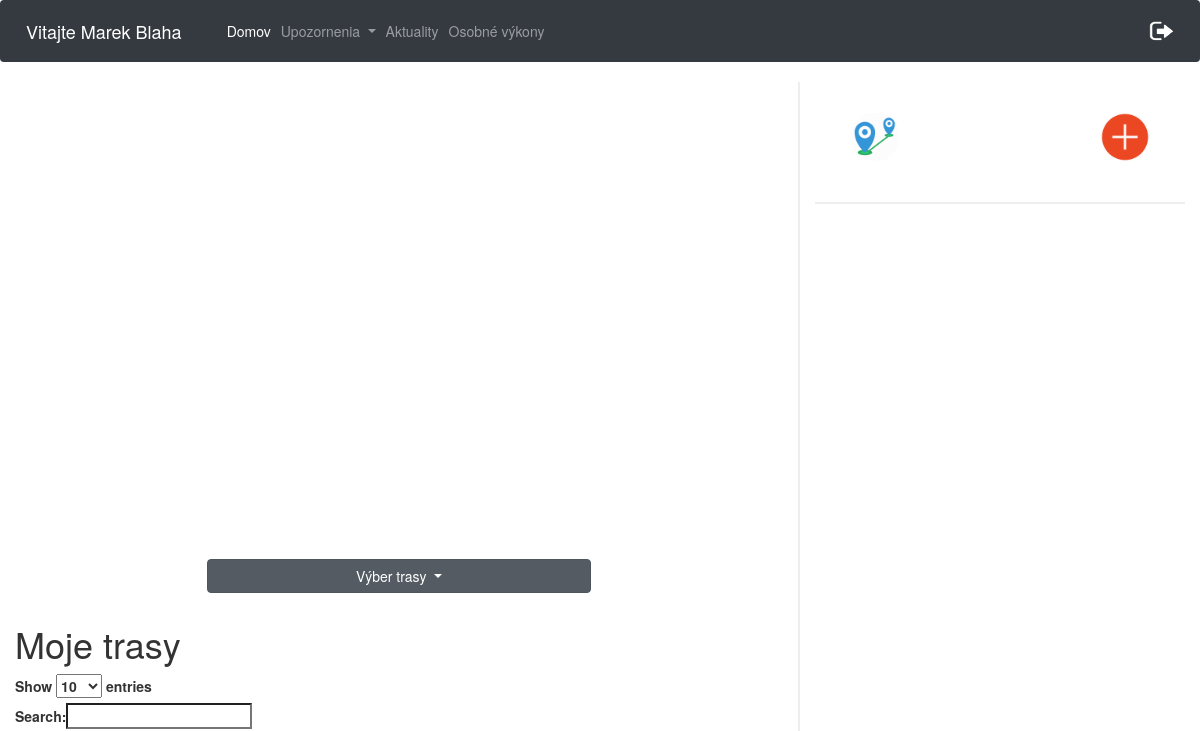
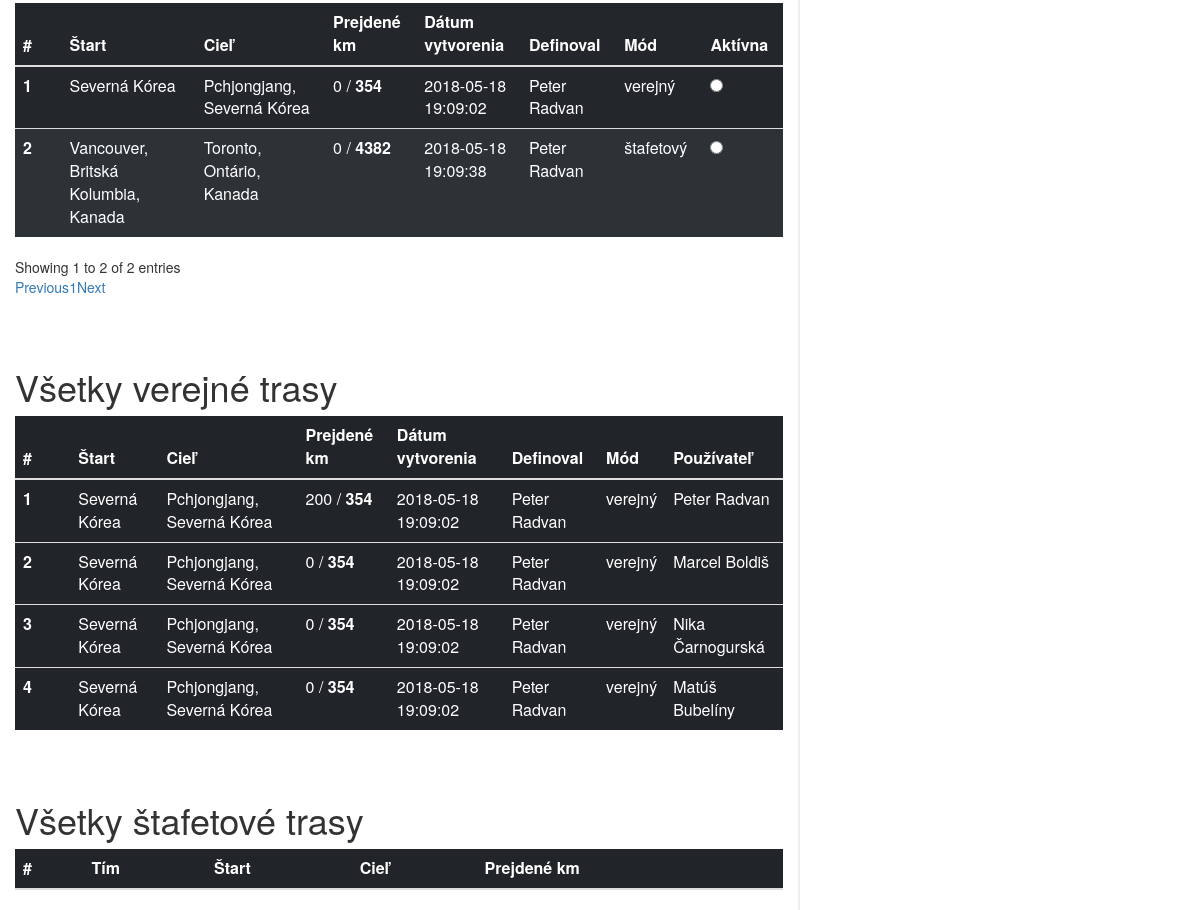
Before: /cesty.php (signed in) with the older database file (2 pictures, top to bottom).
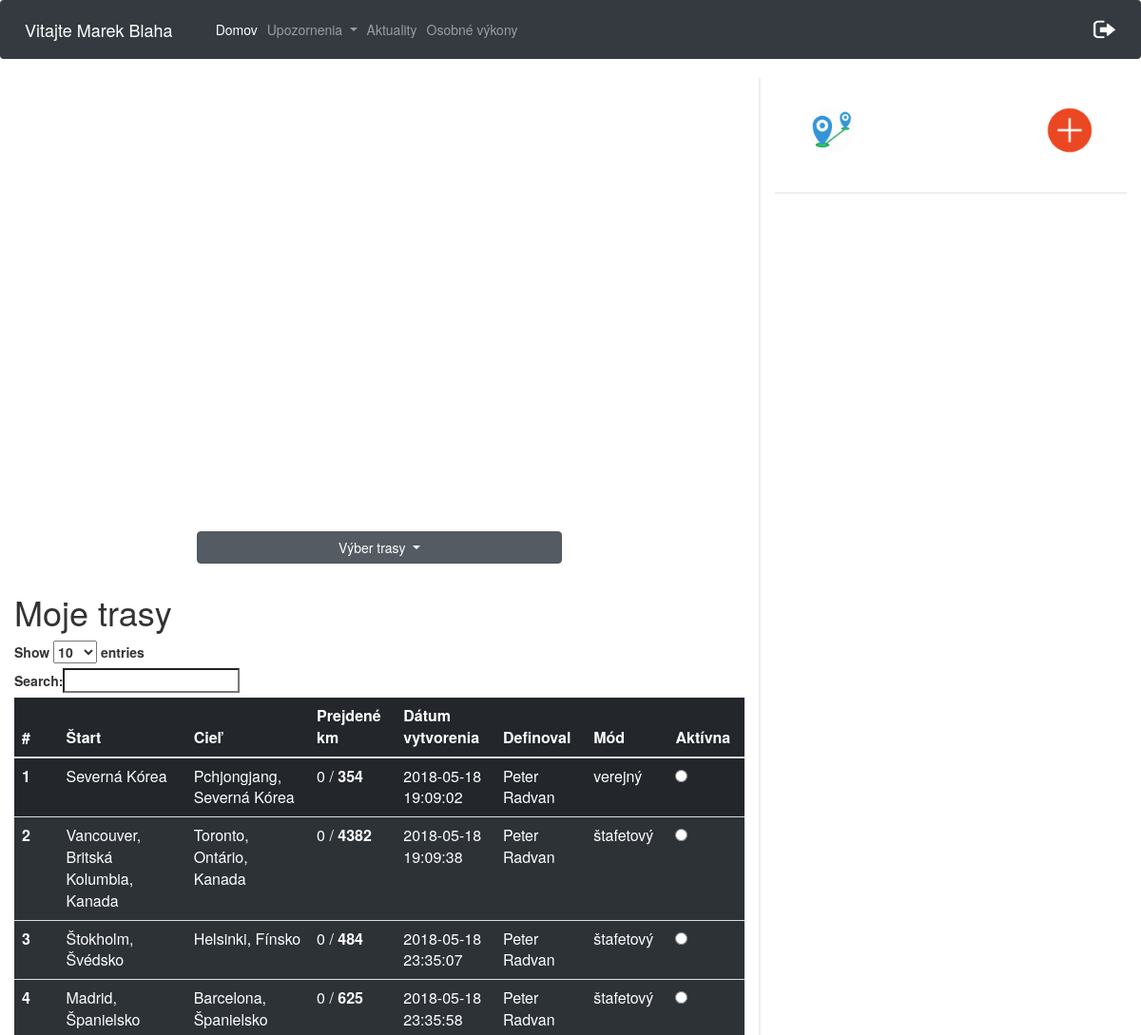
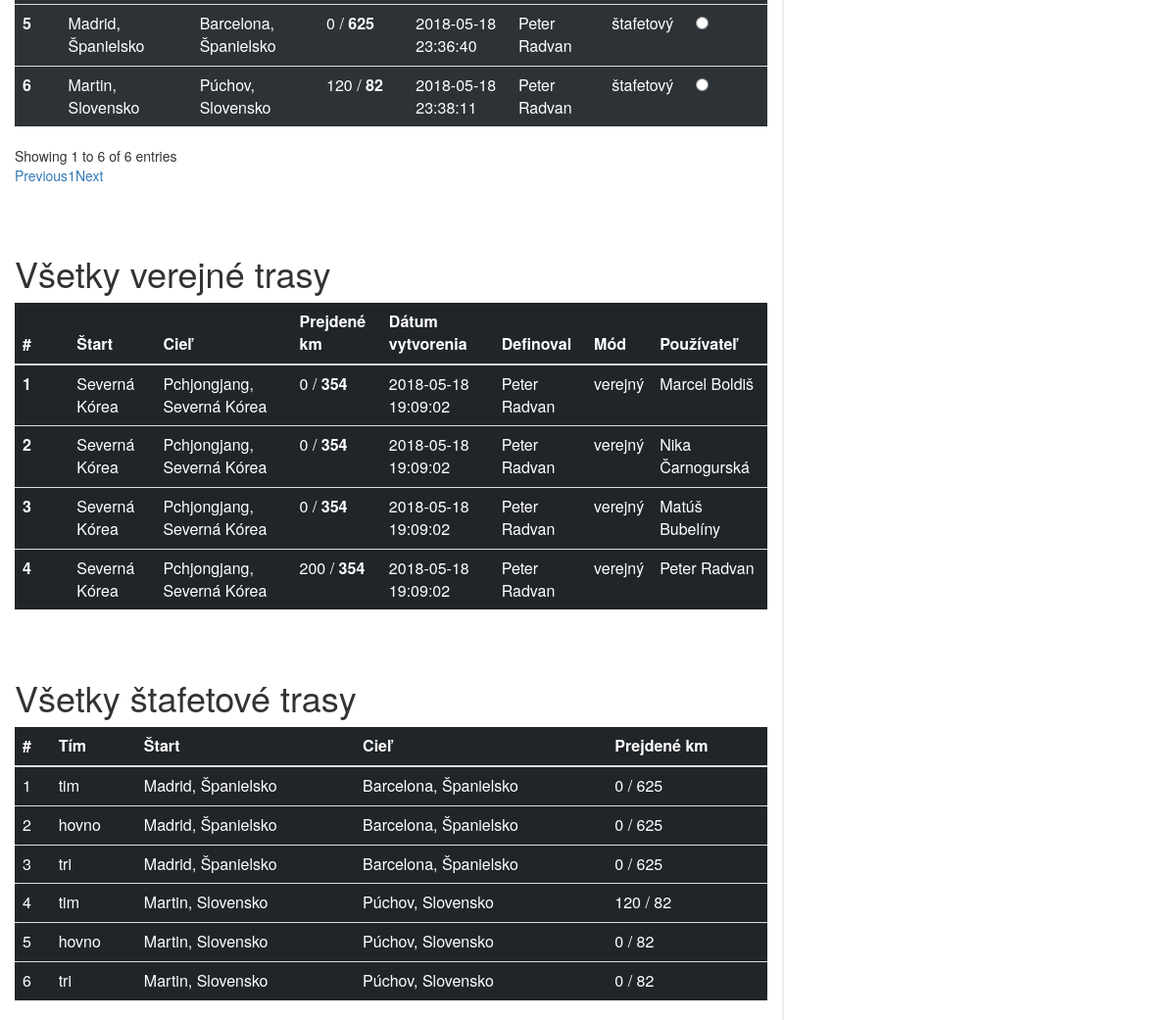
After: the same page with the newer database file (2 pictures, top to bottom).
### tables this page shows
CREATE TABLE `pouzivatelia` (
  `id` int(11) NOT NULL,
  `meno` varchar(20) NOT NULL,
  `priezvisko` varchar(20) NOT NULL,
  `email` varchar(40) NOT NULL,
  `heslo` varchar(60) NOT NULL,
  `stredna_skola` varchar(40) NOT NULL,
  `stredna_skola_adresa` varchar(60) NOT NULL,
  `ulica` varchar(40) NOT NULL,
  `psc` varchar(10) NOT NULL,
  `obec` varchar(40) NOT NULL,
  `rola` varchar(10) NOT NULL DEFAULT 'user',
  `odoberatel` tinyint(1) NOT NULL DEFAULT '0',
  `prve_prihlasenie` int(11) NOT NULL DEFAULT '0',
  `id_timu` int(11) DEFAULT NULL
);

CREATE TABLE `trasa_pouzivatel` (
  `id` int(11) NOT NULL,
  `id_pouzivatel` int(11) NOT NULL,
  `id_trasa` int(11) NOT NULL,
  `prejdene_km` int(11) NOT NULL,
  `aktivna_trasa` int(11) NOT NULL
);

CREATE TABLE `trasa` (
  `id` int(10) UNSIGNED NOT NULL,
  `start_nazov` varchar(50) NOT NULL,
  `start_lat` varchar(20) NOT NULL,
  `start_long` varchar(20) NOT NULL,
  `ciel_nazov` varchar(50) NOT NULL,
  `ciel_lat` varchar(20) NOT NULL,
  `ciel_long` varchar(20) NOT NULL,
  `celkove_km` double NOT NULL,
  `datum_vytvorenia` datetime NOT NULL,
  `mod_trasy` varchar(20) NOT NULL,
  `id_user` int(11) NOT NULL,
  `vytvoril` varchar(100) NOT NULL
);

CREATE TABLE `trasa_tim` (
  `id` int(10) UNSIGNED NOT NULL,
  `id_tim` int(11) NOT NULL,
  `id_trasa` int(11) NOT NULL,
  `odbehnute_km` int(11) NOT NULL
);

### cesty.php (the view, shortened to what the changed rows need)
<html>
<head>
    <link rel="stylesheet" href="https://maxcdn.bootstrapcdn.com/bootstrap/4.0.0/css/bootstrap.min.css">
    <link rel="stylesheet" type="text/css" href="https://maxcdn.bootstrapcdn.com/bootstrap/3.3.7/css/bootstrap.min.css">
    <link rel="stylesheet" type="text/css" href="https://cdn.datatables.net/1.10.16/css/dataTables.bootstrap.min.css">
    <link rel="stylesheet" href="./css/cesty.css">
</head>
<body>
<nav class="navbar navbar-expand-lg  navbar-dark bg-dark">
        <span class="navbar-brand" >
            <?php
            $conn = new mysqli($servername, $username, $password, $dbname);
            $conn->set_charset("UTF8");
            $email= $_SESSION['email'];
            $query="SELECT meno, priezvisko from pouzivatelia WHERE email='$email'";
            $result = mysqli_query($conn,$query);
            while ($data = mysqli_fetch_array($result)){
                echo "Vitajte ".$data['meno']." ".$data['priezvisko'];
            }
            ?>
        </span>
    <div class="collapse navbar-collapse" id="navbarSupportedContent">
        <ul class="navbar-nav mr-auto">
        </ul>
        <ul class="nav navbar-nav navbar-right">
        </ul>
    </div>
</nav>
<div class="row">
    <div class="col-8 leftCol">
        <div id="myMap" style="height: 400px; width: 70%"></div>
        <div class="dropdown show " id="trasyId">
            <a class="btn btn-secondary dropdown-toggle" href="#" role="button" id="dropdownMenuLink" data-toggle="dropdown" aria-haspopup="true" aria-expanded="false">
            </a>
            <?php
            $conn = new mysqli($servername, $username, $password, $dbname);
            $conn->set_charset("UTF8");
            $idU = $_SESSION['id'];
            $sql = "SELECT trasa.id as tid, pouzivatelia.id, trasa.start_nazov, trasa.ciel_nazov, trasa_pouzivatel.prejdene_km, trasa.celkove_km, trasa.datum_vytvorenia, trasa_pouzivatel.aktivna_trasa, trasa.mod_trasy, trasa.vytvoril
                    FROM trasa_pouzivatel
                    INNER JOIN trasa ON trasa.id = trasa_pouzivatel.id_trasa
                    INNER JOIN pouzivatelia on pouzivatelia.id = trasa_pouzivatel.id_pouzivatel
                    WHERE trasa_pouzivatel.id_pouzivatel = $idU ORDER BY aktivna_trasa DESC";
            ?>
        </div>
        <h1 style="margin-top: 20px;">Moje trasy</h1>
        <table class="table table-dark" id="privatneTrasy">
            <thead>
            <tr>
                <th scope="col">#</th>
                <th scope="col">Štart</th>
                <th scope="col">Cieľ</th>
                <th scope="col">Prejdené km</th>
                <th scope="col">Dátum vytvorenia</th>
                <th scope="col">Definoval</th>
                <th scope="col">Mód</th>
                <th scope="col">Aktívna</th>
            </tr>
            </thead>
            <tbody>
            <?php
            $i = 1;
            if ($result = $conn->query($sql)) {
                while ($row = $result->fetch_object()) {
                    echo "<tr>";
                    echo "<th scope='row'>$i <span class='spanId' >$row->id</span><span class='spanTid' >$row->tid</span></th>";
                    echo "<td>$row->start_nazov</td>";
                    echo "<td>$row->ciel_nazov</td>";
                    echo "<td>";
                    if($row->mod_trasy === 'štafetový'){
                        $res = $conn->query("SELECT id_timu FROM pouzivatelia WHERE id = $row->id");
                        $idtmp = $res->fetch_assoc();
                        $idTimu = $idtmp['id_timu'];
                        $res = $conn->query("SELECT odbehnute_km FROM trasa_tim WHERE id_tim = $idTimu AND id_trasa = $row->tid");
                        $tmp = $res->fetch_assoc();
                        $odbehKmTimu = $tmp['odbehnute_km'];
                        if(empty($odbehKmTimu)){
                            echo "0";
                        }
                        else{
                            echo $odbehKmTimu;
                        }
                    }
                    else{
                        echo $row->prejdene_km;
                    }
                    echo " / <b>".round($row->celkove_km)."</b></td>";
                    echo "<td>$row->datum_vytvorenia</td>";
                    echo "<td>$row->vytvoril</td>";
                    echo "<td>$row->mod_trasy</td>";
                    if($row->aktivna_trasa > 0){
                        echo "<td><input onclick='check($i)' class='radio' type='radio' checked> </td>";
                    }
                    else{
                        echo "<td><input onclick='check($i)' class='radio' type='radio' ></td>";
                    }
                    echo "</tr>";
                    $i++;
                }
            }
            ?>
            </tbody>
        </table>
        <h1 style="margin-top: 70px;">Všetky verejné trasy</h1>
        <table class="table table-dark" id="vsetkyTrasy">
            <thead>
            <tr>
                <th scope="col">#</th>
                <th scope="col">Štart</th>
                <th scope="col">Cieľ</th>
                <th scope="col">Prejdené km</th>
                <th scope="col">Dátum vytvorenia</th>
                <th scope="col">Definoval</th>
                <th scope="col">Mód</th>
                <th scope="col">Používateľ</th>
            </tr>
            </thead>
            <tbody>
            <?php
            $sql = "SELECT trasa.id as tid, pouzivatelia.id, pouzivatelia.meno, pouzivatelia.priezvisko, trasa.start_nazov, trasa.ciel_nazov, trasa_pouzivatel.prejdene_km, trasa.celkove_km, trasa.datum_vytvorenia, trasa_pouzivatel.aktivna_trasa, trasa.mod_trasy, trasa.vytvoril
                    FROM trasa_pouzivatel
                    INNER JOIN trasa ON trasa.id = trasa_pouzivatel.id_trasa
                    INNER JOIN pouzivatelia on pouzivatelia.id = trasa_pouzivatel.id_pouzivatel
                    WHERE trasa.mod_trasy = 'verejný' AND pouzivatelia.id <> ".$idU."
                    ORDER BY aktivna_trasa DESC";
            $i = 1;
            if ($result = $conn->query($sql)) {
            while ($row = $result->fetch_object()) {
            echo "<tr>";
                echo "<th scope='row'>$i <span class='spanId' >$row->id</span><span class='spanTid' >$row->tid</span></th>";
                echo "<td>$row->start_nazov</td>";
                echo "<td>$row->ciel_nazov</td>";
                echo "<td>";
                    if($row->mod_trasy === 'štafetový'){
                    $res = $conn->query("SELECT id_timu FROM pouzivatelia WHERE id = $row->id");
                    $idtmp = $res->fetch_assoc();
                    $idTimu = $idtmp['id_timu'];
                    $res = $conn->query("SELECT odbehnute_km FROM trasa_tim WHERE id_tim = $idTimu AND id_trasa = $row->tid");
                    $tmp = $res->fetch_assoc();
                    $odbehKmTimu = $tmp['odbehnute_km'];
                    if(empty($odbehKmTimu)){
                    echo "0";
                    }
                    else{
                    echo $odbehKmTimu;
                    }
                    }
                    else{
                    echo $row->prejdene_km;
                    }
                    echo " / <b>".round($row->celkove_km)."</b></td>";
                echo "<td>$row->datum_vytvorenia</td>";
                echo "<td>$row->vytvoril</td>";
                echo "<td>$row->mod_trasy</td>";
                echo "<td>$row->meno $row->priezvisko</td>";
                echo "</tr>";
            $i++;
            }
            }
            ?>
            </tbody>
        </table>
        <h1 style="margin-top: 70px;">Všetky štafetové trasy</h1>
        <table class="table table-dark" id="vsetkyTrasy">
            <thead>
            <tr>
                <th scope="col">#</th>
                <th scope="col">Tím</th>
                <th scope="col">Štart</th>
                <th scope="col">Cieľ</th>
                <th scope="col">Prejdené km</th>
            </tr>
            </thead>
            <tbody>
            <?php
            $sql = "SELECT trasa_tim.odbehnute_km, tim.nazov, trasa.start_nazov, trasa.ciel_nazov, trasa.celkove_km from trasa_tim
                    JOIN tim on trasa_tim.id_tim = tim.id
                    JOIN trasa ON trasa_tim.id_trasa = trasa.id";
            $i = 1;
            if ($result = $conn->query($sql)) {
                while ($row = $result->fetch_object()) {
                    echo "<td>$i</td>";
                    echo "<td>$row->nazov</td>";
                    echo "<td>$row->start_nazov</td>";
                    echo "<td>$row->ciel_nazov</td>";
                    echo "<td> $row->odbehnute_km /  ".round($row->celkove_km)."</td>";
                    $i++;
                }
            }
            ?>
            </tbody>
        </table>
    </div>
    <div class="col-4 rightCol">
        <img src="img/add.png" id="privateBtn" class="addBtn" data-toggle="tooltip" title="Privátny mód"  alt="add">
        <img src="img/distance.png" id="distanceBtn" class="addBtn2" data-toggle="tooltip" title="Pridaj údaje" alt="add">
        <div class="progressDiv">
        </div>
        </div>
    </div>
</body>
</html>

Changed rows visible on the page:
added trasa_pouzivatel: id_trasa.start_nazov "Štokholm, Švédsko", id_trasa.ciel_nazov "Helsinki, Fínsko", shows "0", id_trasa.celkove_km "484", id_trasa.datum_vytvorenia "2018-05-18 23:35:07", id_trasa.vytvoril "Peter Radvan", id_trasa.mod_trasy "štafetový", shown under "Moje trasy"
added trasa_pouzivatel: id_trasa.start_nazov "Madrid, Španielsko", id_trasa.ciel_nazov "Barcelona, Španielsko", shows "0", id_trasa.celkove_km "625", id_trasa.datum_vytvorenia "2018-05-18 23:35:58", id_trasa.vytvoril "Peter Radvan", id_trasa.mod_trasy "štafetový", shown under "Moje trasy"
added trasa_pouzivatel: id_trasa.start_nazov "Madrid, Španielsko", id_trasa.ciel_nazov "Barcelona, Španielsko", shows "0", id_trasa.celkove_km "625", id_trasa.datum_vytvorenia "2018-05-18 23:36:40", id_trasa.vytvoril "Peter Radvan", id_trasa.mod_trasy "štafetový", shown under "Moje trasy"
added trasa_pouzivatel: id_trasa.start_nazov "Martin, Slovensko", id_trasa.ciel_nazov "Púchov, Slovensko", trasa_tim.odbehnute_km "120", id_trasa.celkove_km "82", id_trasa.datum_vytvorenia "2018-05-18 23:38:11", id_trasa.vytvoril "Peter Radvan", id_trasa.mod_trasy "štafetový", shown under "Moje trasy"
shown differently, row unchanged: trasa_pouzivatel "Peter": moves down the list
Other visible differences:
text written by a page script: "Show entries Search: Showing 1 to 2 of 2 entries Previous 1 Next" → "Show entries Search: Showing 1 to 6 of 6 entries Previous 1 Next"
new list line: "1 tim Madrid, Španielsko Barcelona, Španielsko 0 / 625"
new list line: "2 hovno Madrid, Španielsko Barcelona, Španielsko 0 / 625"
new list line: "3 tri Madrid, Španielsko Barcelona, Španielsko 0 / 625"
new list line: "4 tim Martin, Slovensko Púchov, Slovensko 120 / 82"
new list line: "5 hovno Martin, Slovensko Púchov, Slovensko 0 / 82"
new list line: "6 tri Martin, Slovensko Púchov, Slovensko 0 / 82"
